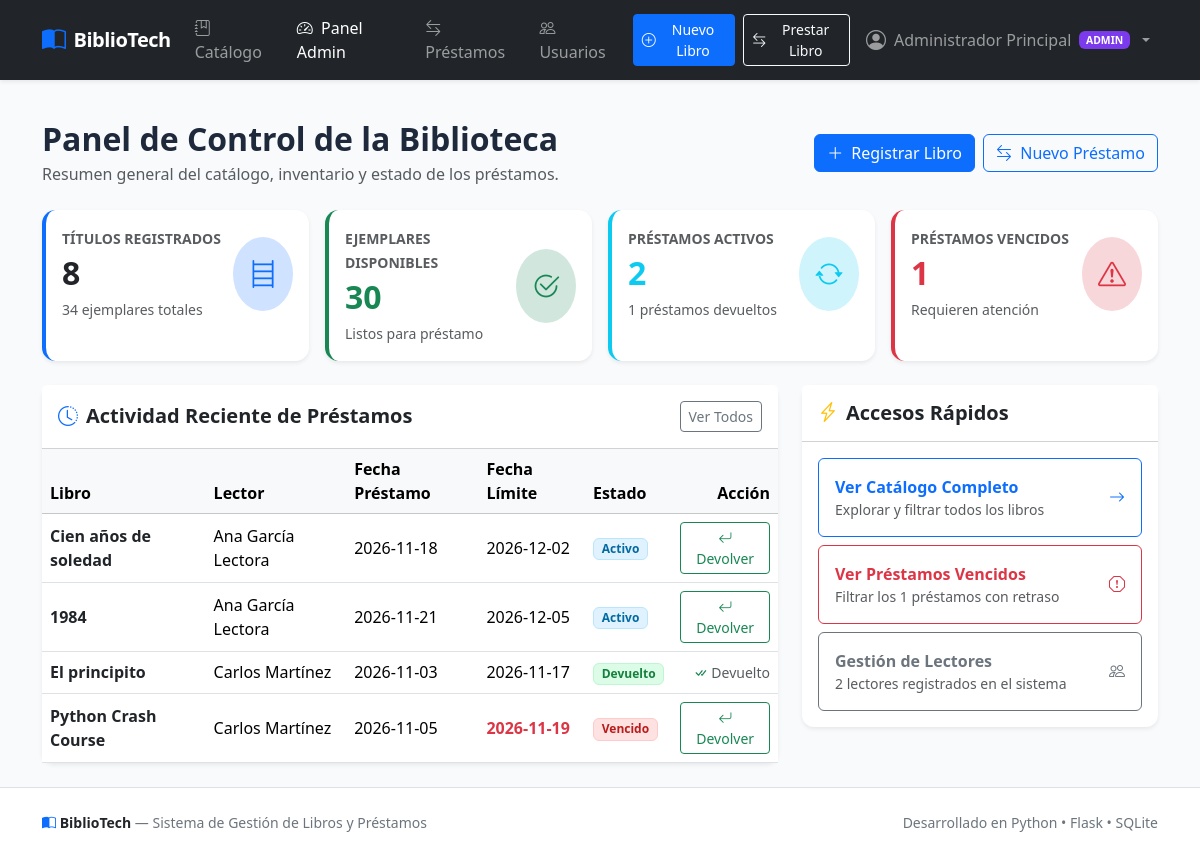
The app's page /dashboard (signed in) with its own data.
### tables this page shows
CREATE TABLE users (
            id INTEGER PRIMARY KEY AUTOINCREMENT,
            username TEXT UNIQUE NOT NULL,
            password_hash TEXT NOT NULL,
            full_name TEXT NOT NULL,
            email TEXT UNIQUE NOT NULL,
            role TEXT NOT NULL CHECK(role IN ('admin', 'lector')),
            created_at TIMESTAMP DEFAULT CURRENT_TIMESTAMP
        );

CREATE TABLE loans (
            id INTEGER PRIMARY KEY AUTOINCREMENT,
            user_id INTEGER NOT NULL,
            book_id INTEGER NOT NULL,
            loan_date DATE NOT NULL,
            due_date DATE NOT NULL,
            return_date DATE,
            status TEXT NOT NULL CHECK(status IN ('activo', 'devuelto', 'vencido')),
            notes TEXT,
            created_at TIMESTAMP DEFAULT CURRENT_TIMESTAMP,
            FOREIGN KEY (user_id) REFERENCES users (id) ON DELETE CASCADE,
            FOREIGN KEY (book_id) REFERENCES books (id) ON DELETE CASCADE
        );

CREATE TABLE books (
            id INTEGER PRIMARY KEY AUTOINCREMENT,
            title TEXT NOT NULL,
            author TEXT NOT NULL,
            isbn TEXT UNIQUE NOT NULL,
            category TEXT NOT NULL,
            description TEXT,
            total_copies INTEGER NOT NULL DEFAULT 1,
            available_copies INTEGER NOT NULL DEFAULT 1,
            publication_year INTEGER,
            created_at TIMESTAMP DEFAULT CURRENT_TIMESTAMP
        );

### app.py (the view)
@app.route("/dashboard")
@admin_required
def dashboard():
    metrics = db.get_dashboard_metrics()
    return render_template("dashboard.html", metrics=metrics)

### templates/dashboard.html (shortened to what this page needs)
{% extends "base.html" %}
{% block content %}
<div class="d-flex flex-column flex-md-row justify-content-between align-items-md-center gap-3 mb-4">
    <div>
        <h2 class="fw-bold mb-1">Panel de Control de la Biblioteca</h2>
        <p class="text-muted mb-0">Resumen general del catálogo, inventario y estado de los préstamos.</p>
    </div>
    <div class="d-flex gap-2">
        <a href="{{ url_for('book_create') }}" class="btn btn-primary">
            <i class="bi bi-plus-lg me-1"></i> Registrar Libro
        </a>
        <a href="{{ url_for('loan_create') }}" class="btn btn-outline-primary">
            <i class="bi bi-arrow-left-right me-1"></i> Nuevo Préstamo
        </a>
    </div>
</div>
<div class="row g-3 mb-4">
    <div class="col-sm-6 col-xl-3">
        <div class="card metric-card shadow-sm h-100 bg-white border-start border-primary border-4">
            <div class="card-body">
                <div class="d-flex justify-content-between align-items-center">
                    <div>
                        <span class="text-muted small text-uppercase fw-semibold">Títulos Registrados</span>
                        <h2 class="fw-bold my-1">{{ metrics.total_books }}</h2>
                        <span class="text-muted small">{{ metrics.total_copies }} ejemplares totales</span>
                    </div>
                    <div class="bg-primary-subtle text-primary p-3 rounded-circle">
                        <i class="bi bi-bookshelf fs-3"></i>
                    </div>
                </div>
            </div>
        </div>
    </div>
    <div class="col-sm-6 col-xl-3">
        <div class="card metric-card shadow-sm h-100 bg-white border-start border-success border-4">
            <div class="card-body">
                <div class="d-flex justify-content-between align-items-center">
                    <div>
                        <span class="text-muted small text-uppercase fw-semibold">Ejemplares Disponibles</span>
                        <h2 class="fw-bold my-1 text-success">{{ metrics.available_copies }}</h2>
                        <span class="text-muted small">Listos para préstamo</span>
                    </div>
                    <div class="bg-success-subtle text-success p-3 rounded-circle">
                        <i class="bi bi-check2-circle fs-3"></i>
                    </div>
                </div>
            </div>
        </div>
    </div>
    <div class="col-sm-6 col-xl-3">
        <div class="card metric-card shadow-sm h-100 bg-white border-start border-info border-4">
            <div class="card-body">
                <div class="d-flex justify-content-between align-items-center">
                    <div>
                        <span class="text-muted small text-uppercase fw-semibold">Préstamos Activos</span>
                        <h2 class="fw-bold my-1 text-info">{{ metrics.active_loans }}</h2>
                        <span class="text-muted small">{{ metrics.returned_loans }} préstamos devueltos</span>
                    </div>
                    <div class="bg-info-subtle text-info p-3 rounded-circle">
                        <i class="bi bi-arrow-repeat fs-3"></i>
                    </div>
                </div>
            </div>
        </div>
    </div>
    <div class="col-sm-6 col-xl-3">
        <div class="card metric-card shadow-sm h-100 bg-white border-start border-danger border-4">
            <div class="card-body">
                <div class="d-flex justify-content-between align-items-center">
                    <div>
                        <span class="text-muted small text-uppercase fw-semibold">Préstamos Vencidos</span>
                        <h2 class="fw-bold my-1 text-danger">{{ metrics.overdue_loans }}</h2>
                        <span class="text-muted small">Requieren atención</span>
                    </div>
                    <div class="bg-danger-subtle text-danger p-3 rounded-circle">
                        <i class="bi bi-exclamation-triangle fs-3"></i>
                    </div>
                </div>
            </div>
        </div>
    </div>
</div>
<div class="row g-4">
    <div class="col-lg-8">
        <div class="card shadow-sm border-0">
            <div class="card-header bg-white py-3 d-flex justify-content-between align-items-center">
                <h5 class="fw-bold mb-0"><i class="bi bi-clock-history me-2 text-primary"></i>Actividad Reciente de Préstamos</h5>
                <a href="{{ url_for('loans_list') }}" class="btn btn-sm btn-outline-secondary">Ver Todos</a>
            </div>
            <div class="card-body p-0">
                <div class="table-responsive">
                    <table class="table table-hover align-middle mb-0">
                        <thead class="table-light">
                            <tr>
                                <th>Libro</th>
                                <th>Lector</th>
                                <th>Fecha Préstamo</th>
                                <th>Fecha Límite</th>
                                <th>Estado</th>
                                <th class="text-end">Acción</th>
                            </tr>
                        </thead>
                        <tbody>
                            {% if metrics.recent_loans %}
                                {% for loan in metrics.recent_loans %}
                                <tr>
                                    <td>
                                        <a href="{{ url_for('book_detail', book_id=loan['book_id']) }}" class="text-dark fw-semibold text-decoration-none">
                                            {{ loan['book_title'] }}
                                        </a>
                                    </td>
                                    <td>{{ loan['user_name'] }}</td>
                                    <td>{{ loan['loan_date'] }}</td>
                                    <td>
                                        {% if loan['status'] == 'vencido' %}
                                            <span class="text-danger fw-semibold">{{ loan['due_date'] }}</span>
                                        {% else %}
                                            {{ loan['due_date'] }}
                                        {% endif %}
                                    </td>
                                    <td>
                                        <span class="badge badge-status-{{ loan['status'] }} text-capitalize">
                                            {{ loan['status'] }}
                                        </span>
                                    </td>
                                    <td class="text-end">
                                        {% if loan['status'] in ('activo', 'vencido') %}
                                        <form method="POST" action="{{ url_for('loan_return', loan_id=loan['id']) }}" class="d-inline">
                                            <button type="submit" class="btn btn-sm btn-outline-success" title="Registrar Devolución">
                                                <i class="bi bi-arrow-return-left"></i> Devolver
                                            </button>
                                        </form>
                                        {% else %}
                                        <span class="text-muted small"><i class="bi bi-check-all text-success"></i> Devuelto</span>
                                        {% endif %}
                                    </td>
                                </tr>
                                {% endfor %}
                            {% else %}
                                <tr>
                                    <td colspan="6" class="text-center py-4 text-muted">No hay registros de préstamos todavía.</td>
                                </tr>
                            {% endif %}
                        </tbody>
                    </table>
                </div>
            </div>
        </div>
    </div>
    <div class="col-lg-4">
        <div class="card shadow-sm border-0 mb-4">
            <div class="card-header bg-white py-3">
                <h5 class="fw-bold mb-0"><i class="bi bi-lightning-charge me-2 text-warning"></i>Accesos Rápidos</h5>
            </div>
            <div class="card-body">
                <div class="d-grid gap-2">
                    <a href="{{ url_for('catalog') }}" class="btn btn-outline-primary text-start d-flex align-items-center justify-content-between p-3">
                        <div>
                            <strong>Ver Catálogo Completo</strong>
                            <div class="small text-muted">Explorar y filtrar todos los libros</div>
                        </div>
                        <i class="bi bi-arrow-right"></i>
                    </a>
                    <a href="{{ url_for('loans_list', status='vencido') }}" class="btn btn-outline-danger text-start d-flex align-items-center justify-content-between p-3">
                        <div>
                            <strong>Ver Préstamos Vencidos</strong>
                            <div class="small text-muted">Filtrar los {{ metrics.overdue_loans }} préstamos con retraso</div>
                        </div>
                        <i class="bi bi-exclamation-octagon"></i>
                    </a>
                    <a href="{{ url_for('users_list') }}" class="btn btn-outline-secondary text-start d-flex align-items-center justify-content-between p-3">
                        <div>
                            <strong>Gestión de Lectores</strong>
                            <div class="small text-muted">{{ metrics.total_readers }} lectores registrados en el sistema</div>
                        </div>
                        <i class="bi bi-people"></i>
                    </a>
                </div>
            </div>
        </div>
    </div>
</div>
{% endblock %}

### templates/base.html (shortened to what this page needs)
<!DOCTYPE html>
<html lang="es">
<head>
    <link href="https://cdn.jsdelivr.net/npm/bootstrap@5.3.3/dist/css/bootstrap.min.css" rel="stylesheet">
    <link rel="stylesheet" href="https://cdn.jsdelivr.net/npm/bootstrap-icons@1.11.3/font/bootstrap-icons.min.css">
    <link rel="stylesheet" href="{{ url_for('static', filename='css/style.css') }}">
</head>
<body>
    <nav class="navbar navbar-expand-lg navbar-dark bg-dark sticky-top shadow-sm">
        <div class="container">
            <a class="navbar-brand d-flex align-items-center gap-2" href="{{ url_for('index') }}">
                <i class="bi bi-book-half text-primary fs-4"></i>
                <span>BiblioTech</span>
            </a>
            <div class="collapse navbar-collapse" id="navbarMain">
                <ul class="navbar-nav me-auto mb-2 mb-lg-0">
                    <li class="nav-item">
                        <a class="nav-link {% if request.endpoint == 'catalog' %}active{% endif %}" href="{{ url_for('catalog') }}">
                            <i class="bi bi-journal-bookmark me-1"></i> Catálogo
                        </a>
                    </li>
                    {% if g.user and g.user['role'] == 'admin' %}
                    <li class="nav-item">
                        <a class="nav-link {% if request.endpoint == 'dashboard' %}active{% endif %}" href="{{ url_for('dashboard') }}">
                            <i class="bi bi-speedometer2 me-1"></i> Panel Admin
                        </a>
                    </li>
                    <li class="nav-item">
                        <a class="nav-link {% if request.endpoint == 'loans_list' %}active{% endif %}" href="{{ url_for('loans_list') }}">
                            <i class="bi bi-arrow-left-right me-1"></i> Préstamos
                        </a>
                    </li>
                    <li class="nav-item">
                        <a class="nav-link {% if request.endpoint == 'users_list' %}active{% endif %}" href="{{ url_for('users_list') }}">
                            <i class="bi bi-people me-1"></i> Usuarios
                        </a>
                    </li>
                    {% elif g.user and g.user['role'] == 'lector' %}
                    <li class="nav-item">
                        <a class="nav-link {% if request.endpoint in ('my_loans', 'loans_list') %}active{% endif %}" href="{{ url_for('my_loans') }}">
                            <i class="bi bi-bookmark-check me-1"></i> Mis Préstamos
                        </a>
                    </li>
                    {% endif %}
                </ul>
                <ul class="navbar-nav ms-auto align-items-lg-center">
                    {% if g.user and g.user['role'] == 'admin' %}
                    <li class="nav-item me-lg-2 mb-2 mb-lg-0">
                        <a href="{{ url_for('book_create') }}" class="btn btn-sm btn-primary d-flex align-items-center gap-1">
                            <i class="bi bi-plus-circle"></i> Nuevo Libro
                        </a>
                    </li>
                    <li class="nav-item me-lg-2 mb-2 mb-lg-0">
                        <a href="{{ url_for('loan_create') }}" class="btn btn-sm btn-outline-light d-flex align-items-center gap-1">
                            <i class="bi bi-arrow-left-right"></i> Prestar Libro
                        </a>
                    </li>
                    {% endif %}
                    {% if g.user %}
                    <li class="nav-item dropdown">
                        <a class="nav-link dropdown-toggle d-flex align-items-center gap-2" href="#" id="userMenu" role="button" data-bs-toggle="dropdown" aria-expanded="false">
                            <i class="bi bi-person-circle fs-5"></i>
                            <span>{{ g.user['full_name'] }}</span>
                            <span class="badge {% if g.user['role'] == 'admin' %}badge-role-admin{% else %}badge-role-lector{% endif %} text-uppercase" style="font-size: 0.65rem;">
                                {{ g.user['role'] }}
                            </span>
                        </a>
                    </li>
                    {% endif %}
                </ul>
            </div>
        </div>
    </nav>
    <main class="container py-4">
        {% block content %}{% endblock %}
    </main>
    <footer class="bg-white border-top py-4 mt-auto text-secondary text-center small">
        <div class="container d-flex flex-column flex-md-row justify-content-between align-items-center gap-2">
            <div>
                <strong class="text-dark"><i class="bi bi-book-half text-primary"></i> BiblioTech</strong> &mdash; Sistema de Gestión de Libros y Préstamos
            </div>
            <div>
                Desarrollado en Python &bull; Flask &bull; SQLite
            </div>
        </div>
    </footer>
</body>
</html>

### records on screen
users: user.full_name "Administrador Principal", user.role "ADMIN"
loans: book_title "Cien años de soledad", user_name "Ana García Lectora", loan_date "2026-11-18", due_date "2026-12-02", status "Activo"
loans: book_title "1984", user_name "Ana García Lectora", loan_date "2026-11-21", due_date "2026-12-05", status "Activo"
loans: book_title "El principito", user_name "Carlos Martínez", loan_date "2026-11-03", due_date "2026-11-17", status "Devuelto"
loans: book_title "Python Crash Course", user_name "Carlos Martínez", loan_date "2026-11-05", due_date "2026-11-19", status "Vencido"

### other values on screen
{{ metrics.total_books }} "8"
{{ metrics.total_copies }} "34"
{{ metrics.available_copies }} "30"
{{ metrics.active_loans }} "2"
{{ metrics.returned_loans }} "1"
{{ metrics.overdue_loans }} "1"
{{ metrics.total_readers }} "2"
